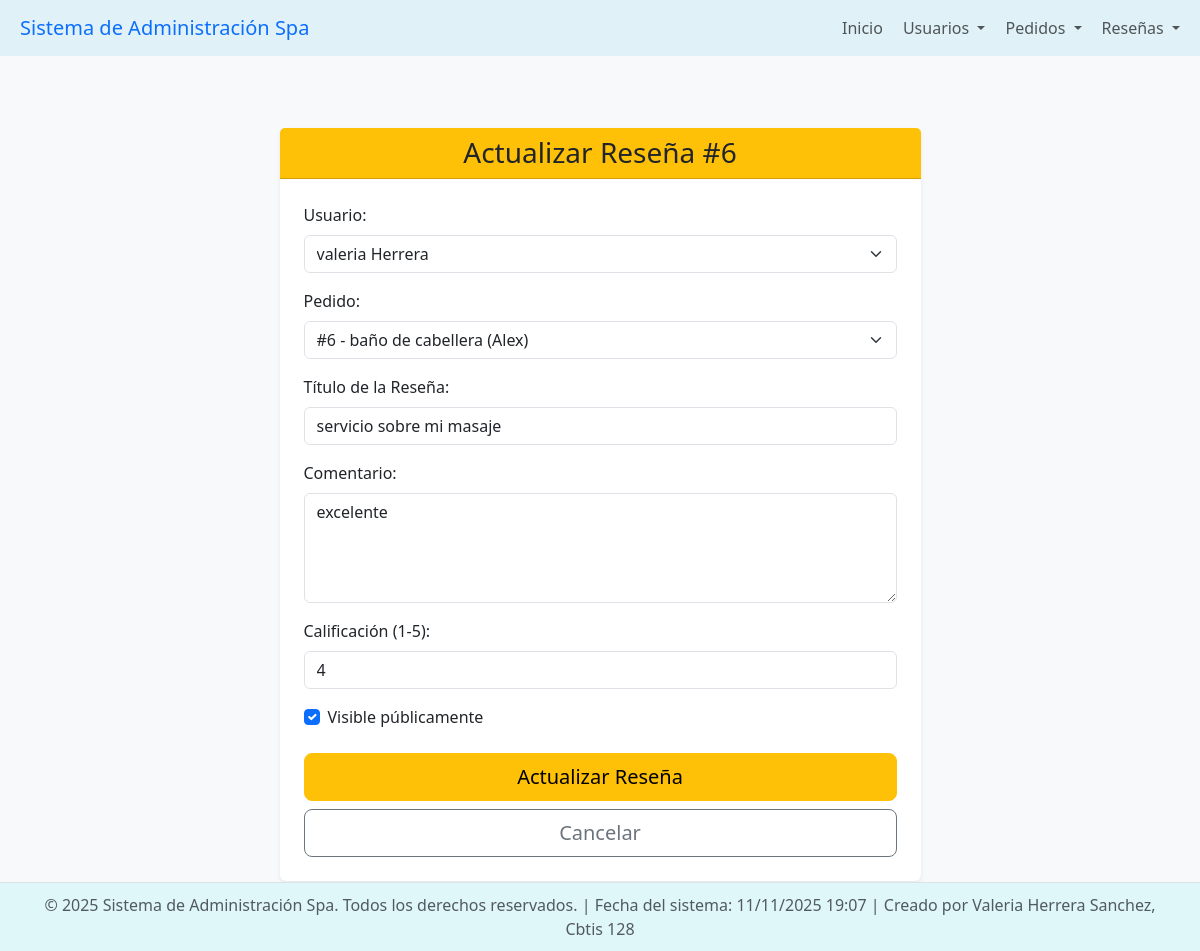
The app's page /reseñas/actualizar/6/ with its own data.
### app_Spa/models.py (models this page shows, shortened)
class Reseñas(models.Model):
    id_reseña = models.AutoField(primary_key=True, unique=True)
    usuario = models.ForeignKey(
        Usuarios,
        on_delete=models.CASCADE,
        related_name="reseñas"
    )
    pedido = models.ForeignKey(
        Pedidos,
        on_delete=models.CASCADE,
        related_name="reseñas"
    )
    titulo = models.CharField(max_length=100)
    comentario = models.TextField()
    calificacion = models.IntegerField(default=5)
    fecha_creacion = models.DateTimeField(auto_now_add=True)
    visible = models.BooleanField(default=True)

class Usuarios(models.Model):
    id_usuario = models.AutoField(primary_key=True)
    nombre_completo = models.CharField(max_length=100)
    correo = models.EmailField(unique=True, max_length=250)
    telefono = models.CharField(max_length=15)
    direccion = models.CharField(max_length=200)
    fecha_registro = models.DateTimeField(auto_now_add=True)
    activo = models.BooleanField(default=True)

### app_Spa/views.py (called while the page is built, shortened)
def actualizar_reseñas(request, id_reseña):
    reseña = get_object_or_404(Reseñas, pk=id_reseña)
    usuarios = Usuarios.objects.all()
    pedidos = Pedidos.objects.all()
    return render(request, 'reseñas/actualizar_reseñas.html', {'reseña': reseña, 'usuarios': usuarios, 'pedidos': pedidos})

### app_Spa/templates/reseñas/actualizar_reseñas.html (shortened to what this page needs)
{% extends 'base.html' %}
{% block content %}
<div class="row justify-content-center mt-5">
    <div class="col-md-8 col-lg-7">
        <div class="card shadow-sm border-0">
            <div class="card-header bg-warning text-dark text-center">
                <h3 class="mb-0">Actualizar Reseña #{{ reseña.id_reseña }}</h3>
            </div>
            <div class="card-body p-4">
                <form method="post">
                    <div class="mb-3">
                        <label for="usuario" class="form-label">Usuario:</label>
                        <select class="form-select" id="usuario" name="usuario" required>
                            {% for user in usuarios %}
                                <option value="{{ user.id_usuario }}" {% if user == reseña.usuario %}selected{% endif %}>
                                    {{ user.nombre_completo }}
                                </option>
                            {% endfor %}
                        </select>
                    </div>
                    <div class="mb-3">
                        <label for="pedido" class="form-label">Pedido:</label>
                        <select class="form-select" id="pedido" name="pedido" required>
                            {% for ped in pedidos %}
                                <option value="{{ ped.id_pedido }}" {% if ped == reseña.pedido %}selected{% endif %}>
                                    #{{ ped.id_pedido }} - {{ ped.servicio }} ({{ ped.usuario.nombre_completo }})
                                </option>
                            {% endfor %}
                        </select>
                    </div>
                    <div class="mb-3">
                        <label for="titulo" class="form-label">Título de la Reseña:</label>
                        <input type="text" class="form-control" id="titulo" name="titulo" value="{{ reseña.titulo }}" required>
                    </div>
                    <div class="mb-3">
                        <label for="comentario" class="form-label">Comentario:</label>
                        <textarea class="form-control" id="comentario" name="comentario" rows="4" required>{{ reseña.comentario }}</textarea>
                    </div>
                    <div class="mb-3">
                        <label for="calificacion" class="form-label">Calificación (1-5):</label>
                        <input type="number" class="form-control" id="calificacion" name="calificacion" min="1" max="5" value="{{ reseña.calificacion }}" required>
                    </div>
                    <div class="form-check mb-4">
                        <input class="form-check-input" type="checkbox" id="visible" name="visible" {% if reseña.visible %}checked{% endif %}>
                        <label class="form-check-label" for="visible">
                            Visible públicamente
                        </label>
                    </div>
                    <div class="d-grid gap-2 mt-4">
                        <button type="submit" class="btn btn-warning btn-lg">Actualizar Reseña</button>
                        <a href="{% url 'ver_reseñas' %}" class="btn btn-outline-secondary btn-lg">Cancelar</a>
                    </div>
                </form>
            </div>
        </div>
    </div>
</div>
{% endblock %}

### app_Spa/templates/base.html (style rules this page uses)
body { display: flex; flex-direction: column; min-height: 100vh; background-color: #f8f9fa; }
:root { --primary-light: #e0f7fa; --secondary-light: #fce4ec; --text-dark: #343a40; --accent-blue: #81d4fa; }

### records on screen
Reseñas: id_reseña "6", usuario "valeria Herrera", pedido "#6 - baño de cabellera (Alex)", titulo "servicio sobre mi masaje", comentario "excelente", calificacion "4", visible "☑"
